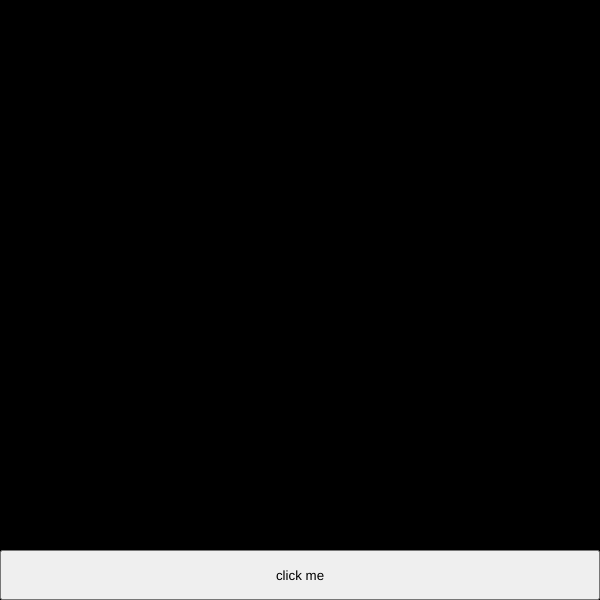
Frame 1 (no input)
Frame 60 (no input): identical to frame 1, image omitted
Frame 120 (the mouse pressed at the canvas centre since frame 60): identical to frame 1, image omitted

The p5.js sketch that drew this single still picture (run headless with seeded random() and noise() and a simulated clock; from frame 60 on, the mouse is pressed at the canvas centre):

// p5.js sketch
// ── sketch.js
function setup(){
    createCanvas(600, 600);
    background(0);
    let button = createButton('click me');
    button.position(0, height - 50);
    button.size(width, 50);
    const container = select("main");
    button.parent(container);
    button.mouseClicked(createShape);
}


function draw(){
}

function createShape(){
    x = random(0, width);
    y = random(0, height - 50);
    w = random(50, 100);
    r = random(0, 225);
    g = random(0, 225);
    b = random(0, 225);
    fill(r, g, b);    
    circle(x, y, w);
}
